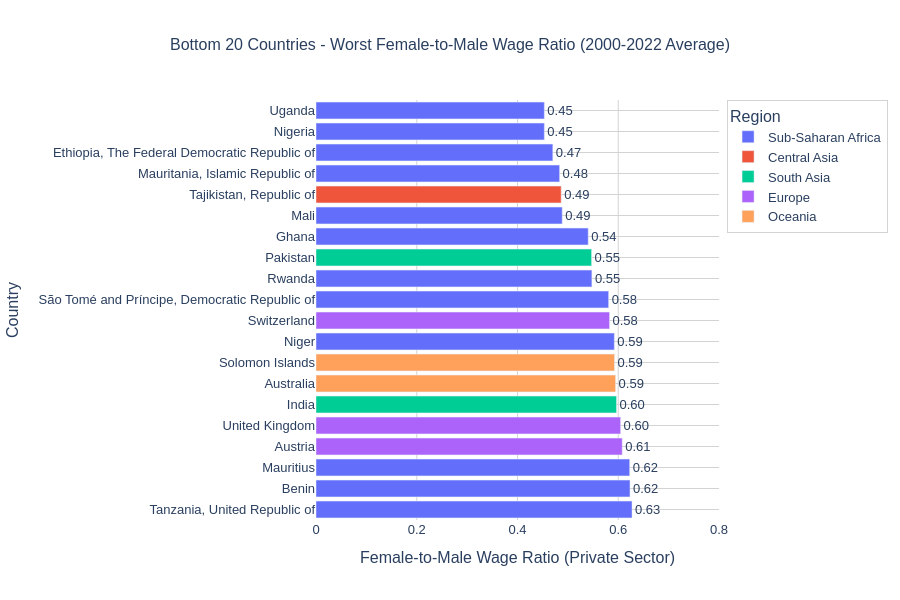

Notebook source saved alongside this figure:
### Markdown cell above
## Bottom 20 Countries — Worst Female-to-Male Wage Ratio

### Code cell
# Bottom 20 Countries: Worst Wage Ratio
bottom20_wage = wage_country_sorted.tail(20).sort_values('wage_ratio')
fig = px.bar(
    bottom20_wage, x='wage_ratio', y='COUNTRY', orientation='h', color='REGION',
    title='Bottom 20 Countries - Worst Female-to-Male Wage Ratio (2000-2022 Average)',
    labels={'wage_ratio': 'Female-to-Male Wage Ratio (Private Sector)', 'COUNTRY': 'Country', 'REGION': 'Region'}
)
fig.update_traces(texttemplate='%{x:.2f}', textposition='outside',
    hovertemplate='<b>%{y}</b><br>Wage Ratio: %{x:.2f}<extra></extra>')
fig.update_layout(
    height=600, plot_bgcolor='white', paper_bgcolor='white',
    font=dict(family='Arial', size=13), title=dict(font=dict(size=16), x=0.5),
    xaxis=dict(gridcolor='lightgrey', range=[0, 0.8]),
    yaxis=dict(gridcolor='lightgrey', categoryorder='total descending'),
    legend=dict(title='Region', bgcolor='white', bordercolor='lightgrey', borderwidth=1)
)
fig.add_vline(x=1.0, line_dash='dash', line_color='grey', line_width=1.5,
    annotation_text='Perfect equality (1.0)', annotation_position='top right')
fig.show()

### Figure 1 — Plotly figure (JSON) as saved in the notebook; plotly's stock layout.template omitted (floating-point values rounded to 4 significant figures)
{"data": [{"hovertemplate": "<b>%{y}</b><br>Wage Ratio: %{x:.2f}<extra></extra>", "legendgroup": "Sub-Saharan Africa", "marker": {"color": "#636efa", "pattern": {"shape": ""}}, "name": "Sub-Saharan Africa", "orientation": "h", "showlegend": true, "textposition": "outside", "texttemplate": "%{x:.2f}", "type": "bar", "x": [0.4533, 0.4533, 0.4701, 0.4835, 0.4888, 0.5404, 0.5476, 0.5809, 0.5922, 0.6227, 0.6233, 0.6273], "xaxis": "x", "y": ["Uganda", "Nigeria", "Ethiopia, The Federal Democratic Republic of", "Mauritania, Islamic Republic of", "Mali", "Ghana", "Rwanda", "São Tomé and Príncipe, Democratic Republic of", "Niger", "Mauritius", "Benin", "Tanzania, United Republic of"], "yaxis": "y"}, {"hovertemplate": "<b>%{y}</b><br>Wage Ratio: %{x:.2f}<extra></extra>", "legendgroup": "Central Asia", "marker": {"color": "#EF553B", "pattern": {"shape": ""}}, "name": "Central Asia", "orientation": "h", "showlegend": true, "textposition": "outside", "texttemplate": "%{x:.2f}", "type": "bar", "x": [0.4867], "xaxis": "x", "y": ["Tajikistan, Republic of"], "yaxis": "y"}, {"hovertemplate": "<b>%{y}</b><br>Wage Ratio: %{x:.2f}<extra></extra>", "legendgroup": "South Asia", "marker": {"color": "#00cc96", "pattern": {"shape": ""}}, "name": "South Asia", "orientation": "h", "showlegend": true, "textposition": "outside", "texttemplate": "%{x:.2f}", "type": "bar", "x": [0.547, 0.5965], "xaxis": "x", "y": ["Pakistan", "India"], "yaxis": "y"}, {"hovertemplate": "<b>%{y}</b><br>Wage Ratio: %{x:.2f}<extra></extra>", "legendgroup": "Europe", "marker": {"color": "#ab63fa", "pattern": {"shape": ""}}, "name": "Europe", "orientation": "h", "showlegend": true, "textposition": "outside", "texttemplate": "%{x:.2f}", "type": "bar", "x": [0.5827, 0.6047, 0.6078], "xaxis": "x", "y": ["Switzerland", "United Kingdom", "Austria"], "yaxis": "y"}, {"hovertemplate": "<b>%{y}</b><br>Wage Ratio: %{x:.2f}<extra></extra>", "legendgroup": "Oceania", "marker": {"color": "#FFA15A", "pattern": {"shape": ""}}, "name": "Oceania", "orientation": "h", "showlegend": true, "textposition": "outside", "texttemplate": "%{x:.2f}", "type": "bar", "x": [0.5926, 0.5947], "xaxis": "x", "y": ["Solomon Islands", "Australia"], "yaxis": "y"}], "layout": {"annotations": [{"showarrow": false, "text": "Perfect equality (1.0)", "x": 1, "xanchor": "left", "xref": "x", "y": 1, "yanchor": "top", "yref": "y domain"}], "barmode": "relative", "font": {"family": "Arial", "size": 13}, "height": 600, "legend": {"bgcolor": "white", "bordercolor": "lightgrey", "borderwidth": 1, "title": {"text": "Region"}, "tracegroupgap": 0}, "paper_bgcolor": "white", "plot_bgcolor": "white", "shapes": [{"line": {"color": "grey", "dash": "dash", "width": 1.5}, "type": "line", "x0": 1, "x1": 1, "xref": "x", "y0": 0, "y1": 1, "yref": "y domain"}], "title": {"font": {"size": 16}, "text": "Bottom 20 Countries - Worst Female-to-Male Wage Ratio (2000-2022 Average)", "x": 0.5}, "xaxis": {"anchor": "y", "domain": [0, 1], "gridcolor": "lightgrey", "range": [0, 0.8], "title": {"text": "Female-to-Male Wage Ratio (Private Sector)"}}, "yaxis": {"anchor": "x", "categoryorder": "total descending", "domain": [0, 1], "gridcolor": "lightgrey", "title": {"text": "Country"}}}}
